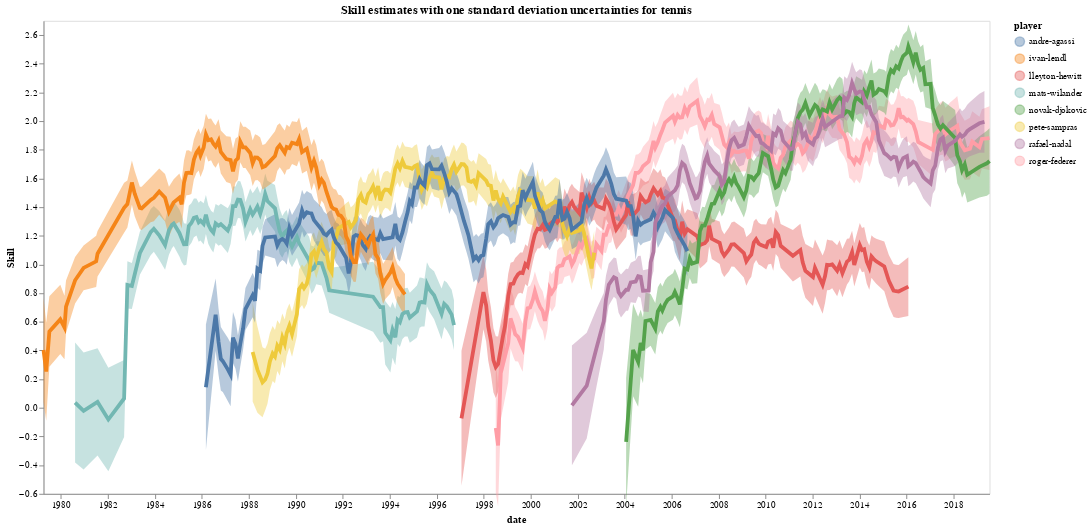

Write notebook code for a chart like this one.
### Code cell
trueskill.plot_player_skills(players = top_players_id_lst, players_id_mapping=top_players_map, width=1000, height=500, burnin=0, x_axis_format="%Y", y_lims=[-0.6, 2.7], game='tennis')

### Figure 1 — Vega-Lite specification as saved in the notebook (floating-point values rounded to 4 significant figures; data arrays with more than 128 entries replaced by an {"elided": "..."} marker saying what was removed)
{"config": {"view": {"continuousWidth": 300, "continuousHeight": 300}, "axis": {"grid": false}}, "layer": [{"mark": {"type": "area", "opacity": 0.4}, "encoding": {"color": {"field": "player", "type": "nominal"}, "x": {"field": "date", "type": "temporal"}, "y": {"field": "lower", "type": "quantitative"}, "y2": {"field": "upper"}}}, {"mark": {"type": "line", "strokeWidth": 4}, "encoding": {"color": {"field": "player", "scale": {"scheme": "tableau10"}, "sort": ["d643", "f324", "s402", "l018", "n409", "a092", "h432", "w023"], "type": "nominal"}, "x": {"axis": {"format": "%Y"}, "field": "date", "type": "temporal"}, "y": {"field": "mu", "scale": {"domain": [-0.6, 2.7], "nice": false}, "title": "Skill", "type": "quantitative"}}}], "data": {"name": "data-637b2b35b5ce660160e50f624bd009dd"}, "height": 500, "title": "Skill estimates with one standard deviation uncertainties for tennis", "width": 1000, "$schema": "https://vega.github.io/schema/vega-lite/v5.20.1.json", "datasets": {"data-637b2b35b5ce660160e50f624bd009dd": {"elided": "1031 records"}}}
